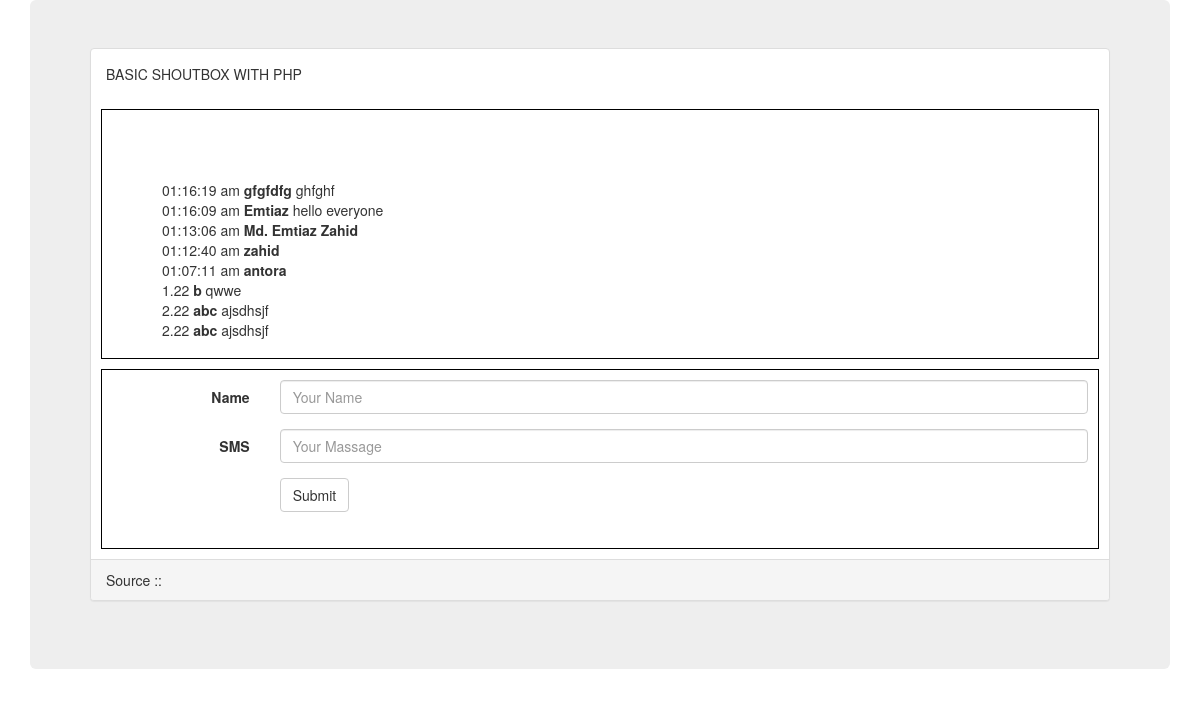
The page / on the database its author committed.
### tables this page shows
CREATE TABLE `tbl_box` (
  `id` int(50) NOT NULL,
  `name` varchar(40) DEFAULT NULL,
  `body` varchar(30) DEFAULT NULL,
  `time` varchar(30) DEFAULT NULL
);

### lib/Database.php (called while the page is built, shortened)
<?php
class Database
{
	public $host = DB_HOST;
	public $user = DB_USER;
	public $pass = DB_PASS;
	public $dbname = DB_NAME;
	public $link;
	private function connectDB(){
		$this->link = new mysqli($this->host,$this->user,$this->pass,$this->dbname);
	}
	public function select($query){
		$result = $this->link->query($query) or die ($this->link->error.__LINE__);
		if ($result->num_rows > 0) {
			return $result;
		}
		else
		{
			return false;
		}
	}
}
?>

### shout.php (called while the page is built, shortened)
<?php
include('./lib/Database.php');
class Shout
{
	private $db;
	function __construct()
	{
	$this->db = new Database();
	}
	public function getAllData(){
		$query = "SELECT * FROM tbl_box ORDER BY id DESC";
		$result = $this->db->select($query);
		return $result;
	}
}
?>

### index.php (the view, shortened to what this page needs)
<?php
include "shout.php";
$Shout = new shout ();
?>
<!DOCTYPE html>
<html>
<head>
	<link rel="stylesheet" href="css/bootstrap.min.css">
	<link rel="stylesheet" href="css/main.css">
</head>
<body>
	<div class="container">
		<div class="jumbotron">
			<div class="panel panel-default">
			  <div class="panel-body">
			    BASIC SHOUTBOX WITH PHP
			  </div>
				<div class="box1">
					<ul class="u">
					     <?php
					     $getdata = $Shout->getAllData();
					     if($getdata){
					     	while ($data =$getdata->fetch_assoc()) { ?>
					     	<li><?php echo $data['time'];?> <b><?php echo $data['name'];?></b> <?php echo $data['body'];?></li>
					     		<?php
					     	        }
					            }
					         ?>
					   </ul>
				</div>
				<div class="box2">
					<form  action="" method ="post" class="form-horizontal">
					  <div class="form-group">
					    <label for="name" class="col-sm-2 control-label">Name</label>
					    <div class="col-sm-10">
					      <input type="text" class="form-control" id="name" name="name" placeholder="Your Name">
					    </div>
					  </div>
					  <div class="form-group">
					    <label for="sms" class="col-sm-2 control-label">SMS</label>
					    <div class="col-sm-10">
					      <input type="text" class="form-control" id="sms" name="sms" placeholder="Your Massage">
					    </div>
					  </div>
					  <div class="form-group">
					    <div class="col-sm-offset-2 col-sm-10">
					      <button type="submit" name="submit" class="btn btn-default">Submit</button>
					    </div>
					  </div>
					</form>
				</div>
			  <div class="panel-footer">Source :: </div>
			</div>
		</div>
	</div>
</body>
</html>

### css/main.css (style rules this page uses)
.box1 { border: solid 5px; overflow: scroll; height: 50%; padding-top: 70px; border:1px solid black; height:250px; margin: 10px; padding-left: 20px; }
ul { list-style-type: none; }
.box2 { border: solid 5px; margin: 10px; padding: 10px; height: 50%; border:1px solid black; height:180px; }

### rows shown on the page
tbl_box: time "01:16:19 am", name "gfgfdfg", body "ghfghf"
tbl_box: time "01:16:09 am", name "Emtiaz", body "hello everyone"
tbl_box: time "01:13:06 am", name "Md. Emtiaz Zahid"
tbl_box: time "01:12:40 am", name "zahid"
tbl_box: time "01:07:11 am", name "antora"
tbl_box: time "1.22", name "b", body "qwwe"
tbl_box: time "2.22", name "abc", body "ajsdhsjf"
tbl_box: time "2.22", name "abc", body "ajsdhsjf"
